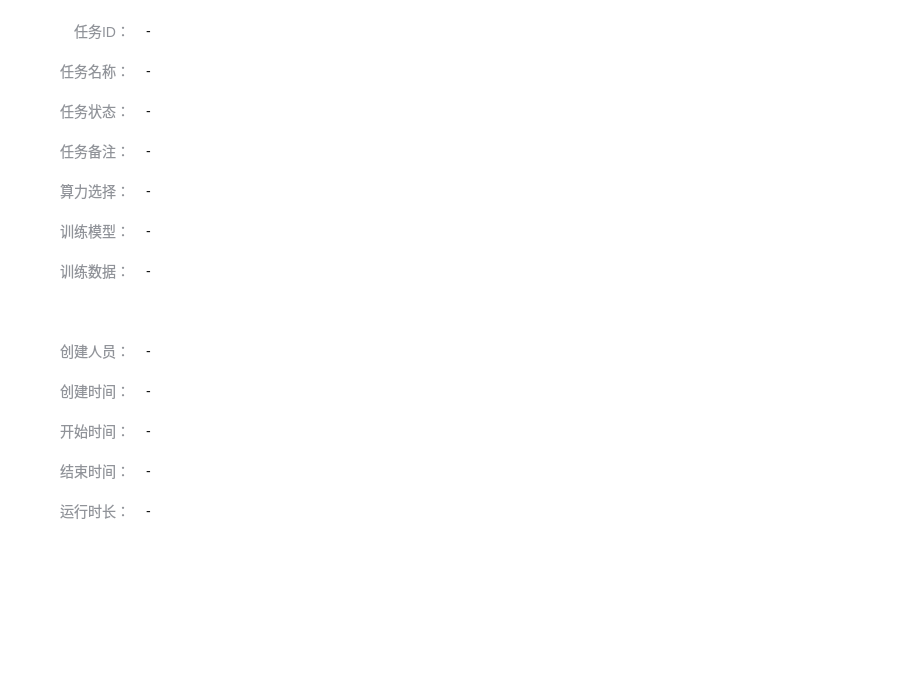
<?xml version="1.0" encoding="UTF-8"?>
<ui version="4.0">
 <class>FormModeTrainDetail</class>
 <widget class="QWidget" name="FormModeTrainDetail">
  <property name="geometry">
   <rect>
    <x>0</x>
    <y>0</y>
    <width>903</width>
    <height>677</height>
   </rect>
  </property>
  <property name="windowTitle">
   <string>Form</string>
  </property>
  <property name="styleSheet">
   <string notr="true">background-color: rgb(255, 255, 255);</string>
  </property>
  <layout class="QVBoxLayout" name="verticalLayout_2">
   <property name="leftMargin">
    <number>60</number>
   </property>
   <property name="rightMargin">
    <number>60</number>
   </property>
   <item>
    <widget class="QScrollArea" name="scrollArea">
     <property name="styleSheet">
      <string notr="true">.QScrollArea{
	border:none;
}
.QScrollBar:horizontal{
    background: #FFF;
	border-radius:6px;
    height: 12px;
}
.QScrollBar:vertical{
    background: #FFF;
	border-radius:6px;
    width: 12px;
	border-style:solid;
}

.QScrollBar::handle:vertical {
	background-color: #DFE3E5;
    min-height: 30px;
	border-radius:6px;
	width: 12px;
	border-style:solid;
}
.QScrollBar::handle:horizontal {
	background-color: #DFE3E5;
    min-width: 30px;
	border-radius:6px;
	height: 12px;
}

.QScrollBar::sub-line:horizontal,
.QScrollBar::add-line:horizontal,
.QScrollBar::sub-line:vertical,
.QScrollBar::add-line:vertical
{
    background: none;
	border:none;
    height:0px;
	width:0px;
}

.QScrollBar::left-arrow:horizontal,
.QScrollBar::right-arrow:horizontal,
.QScrollBar::up-arrow:vertical,
.QScrollBar::down-arrow:vertical{
    background: none;
    border: none;
    width: 0;
    height: 0;
}</string>
     </property>
     <property name="widgetResizable">
      <bool>true</bool>
     </property>
     <widget class="QWidget" name="scrollAreaWidgetContents">
      <property name="geometry">
       <rect>
        <x>0</x>
        <y>0</y>
        <width>783</width>
        <height>655</height>
       </rect>
      </property>
      <layout class="QVBoxLayout" name="verticalLayout">
       <property name="spacing">
        <number>0</number>
       </property>
       <property name="leftMargin">
        <number>0</number>
       </property>
       <property name="topMargin">
        <number>0</number>
       </property>
       <property name="rightMargin">
        <number>0</number>
       </property>
       <property name="bottomMargin">
        <number>0</number>
       </property>
       <item>
        <layout class="QFormLayout" name="formLayout">
         <property name="horizontalSpacing">
          <number>16</number>
         </property>
         <item row="0" column="0">
          <widget class="QLabel" name="label_8">
           <property name="sizePolicy">
            <sizepolicy hsizetype="Preferred" vsizetype="Fixed">
             <horstretch>0</horstretch>
             <verstretch>0</verstretch>
            </sizepolicy>
           </property>
           <property name="minimumSize">
            <size>
             <width>70</width>
             <height>40</height>
            </size>
           </property>
           <property name="maximumSize">
            <size>
             <width>16777215</width>
             <height>40</height>
            </size>
           </property>
           <property name="styleSheet">
            <string notr="true">font-weight: 400; 
font-size: 14px;
color: #909399 </string>
           </property>
           <property name="text">
            <string>任务ID：</string>
           </property>
           <property name="alignment">
            <set>Qt::AlignRight|Qt::AlignTrailing|Qt::AlignVCenter</set>
           </property>
          </widget>
         </item>
         <item row="0" column="1">
          <widget class="QLabel" name="labelTaskId">
           <property name="sizePolicy">
            <sizepolicy hsizetype="Expanding" vsizetype="Preferred">
             <horstretch>0</horstretch>
             <verstretch>0</verstretch>
            </sizepolicy>
           </property>
           <property name="minimumSize">
            <size>
             <width>0</width>
             <height>0</height>
            </size>
           </property>
           <property name="styleSheet">
            <string notr="true">.QLabel{
	opacity: 1;
	font-size: 14px;
	font-weight: normal;
	line-height: 24px;
	color: #131414;
	text-align: left;
}
.QLabel:!enabled{
	color: #ff7f7f;
}</string>
           </property>
           <property name="text">
            <string>-</string>
           </property>
          </widget>
         </item>
         <item row="1" column="0">
          <widget class="QLabel" name="label_9">
           <property name="sizePolicy">
            <sizepolicy hsizetype="Preferred" vsizetype="Fixed">
             <horstretch>0</horstretch>
             <verstretch>0</verstretch>
            </sizepolicy>
           </property>
           <property name="minimumSize">
            <size>
             <width>70</width>
             <height>40</height>
            </size>
           </property>
           <property name="maximumSize">
            <size>
             <width>16777215</width>
             <height>40</height>
            </size>
           </property>
           <property name="styleSheet">
            <string notr="true">font-weight: 400; 
font-size: 14px;
color: #909399 </string>
           </property>
           <property name="text">
            <string>任务名称：</string>
           </property>
           <property name="alignment">
            <set>Qt::AlignRight|Qt::AlignTrailing|Qt::AlignVCenter</set>
           </property>
          </widget>
         </item>
         <item row="1" column="1">
          <widget class="QLabel" name="labelTaskName">
           <property name="sizePolicy">
            <sizepolicy hsizetype="Expanding" vsizetype="Preferred">
             <horstretch>0</horstretch>
             <verstretch>0</verstretch>
            </sizepolicy>
           </property>
           <property name="minimumSize">
            <size>
             <width>0</width>
             <height>0</height>
            </size>
           </property>
           <property name="styleSheet">
            <string notr="true">.QLabel{
	opacity: 1;
	font-size: 14px;
	font-weight: normal;
	line-height: 24px;
	color: #131414;
	text-align: left;
}
.QLabel:!enabled{
	color: #ff7f7f;
}</string>
           </property>
           <property name="text">
            <string>-</string>
           </property>
          </widget>
         </item>
         <item row="2" column="0">
          <widget class="QLabel" name="label_3">
           <property name="sizePolicy">
            <sizepolicy hsizetype="Preferred" vsizetype="Fixed">
             <horstretch>0</horstretch>
             <verstretch>0</verstretch>
            </sizepolicy>
           </property>
           <property name="minimumSize">
            <size>
             <width>70</width>
             <height>40</height>
            </size>
           </property>
           <property name="maximumSize">
            <size>
             <width>16777215</width>
             <height>40</height>
            </size>
           </property>
           <property name="styleSheet">
            <string notr="true">font-weight: 400; 
font-size: 14px;
color: #909399 </string>
           </property>
           <property name="text">
            <string>任务状态：</string>
           </property>
           <property name="alignment">
            <set>Qt::AlignRight|Qt::AlignTrailing|Qt::AlignVCenter</set>
           </property>
          </widget>
         </item>
         <item row="2" column="1">
          <widget class="QLabel" name="labelTaskState">
           <property name="sizePolicy">
            <sizepolicy hsizetype="Expanding" vsizetype="Preferred">
             <horstretch>0</horstretch>
             <verstretch>0</verstretch>
            </sizepolicy>
           </property>
           <property name="minimumSize">
            <size>
             <width>0</width>
             <height>0</height>
            </size>
           </property>
           <property name="styleSheet">
            <string notr="true">.QLabel{
	opacity: 1;
	font-size: 14px;
	font-weight: normal;
	line-height: 24px;
	color: #131414;
	text-align: left;
}
.QLabel:!enabled{
	color: #ff7f7f;
}</string>
           </property>
           <property name="text">
            <string>-</string>
           </property>
          </widget>
         </item>
         <item row="3" column="0">
          <widget class="QLabel" name="label_4">
           <property name="sizePolicy">
            <sizepolicy hsizetype="Preferred" vsizetype="Fixed">
             <horstretch>0</horstretch>
             <verstretch>0</verstretch>
            </sizepolicy>
           </property>
           <property name="minimumSize">
            <size>
             <width>70</width>
             <height>40</height>
            </size>
           </property>
           <property name="maximumSize">
            <size>
             <width>16777215</width>
             <height>40</height>
            </size>
           </property>
           <property name="styleSheet">
            <string notr="true">font-weight: 400; 
font-size: 14px;
color: #909399 </string>
           </property>
           <property name="text">
            <string>任务备注：</string>
           </property>
           <property name="alignment">
            <set>Qt::AlignRight|Qt::AlignTrailing|Qt::AlignVCenter</set>
           </property>
          </widget>
         </item>
         <item row="3" column="1">
          <widget class="QLabel" name="labelTaskDesc">
           <property name="sizePolicy">
            <sizepolicy hsizetype="Expanding" vsizetype="Preferred">
             <horstretch>0</horstretch>
             <verstretch>0</verstretch>
            </sizepolicy>
           </property>
           <property name="minimumSize">
            <size>
             <width>0</width>
             <height>0</height>
            </size>
           </property>
           <property name="styleSheet">
            <string notr="true">.QLabel{
	opacity: 1;
	font-size: 14px;
	font-weight: normal;
	line-height: 24px;
	color: #131414;
	text-align: left;
}
.QLabel:!enabled{
	color: #ff7f7f;
}</string>
           </property>
           <property name="text">
            <string>-</string>
           </property>
          </widget>
         </item>
         <item row="4" column="0">
          <widget class="QLabel" name="label_5">
           <property name="sizePolicy">
            <sizepolicy hsizetype="Preferred" vsizetype="Fixed">
             <horstretch>0</horstretch>
             <verstretch>0</verstretch>
            </sizepolicy>
           </property>
           <property name="minimumSize">
            <size>
             <width>70</width>
             <height>40</height>
            </size>
           </property>
           <property name="maximumSize">
            <size>
             <width>16777215</width>
             <height>40</height>
            </size>
           </property>
           <property name="styleSheet">
            <string notr="true">font-weight: 400; 
font-size: 14px;
color: #909399 </string>
           </property>
           <property name="text">
            <string>算力选择：</string>
           </property>
           <property name="alignment">
            <set>Qt::AlignRight|Qt::AlignTrailing|Qt::AlignVCenter</set>
           </property>
          </widget>
         </item>
         <item row="4" column="1">
          <widget class="QLabel" name="labelCompute">
           <property name="sizePolicy">
            <sizepolicy hsizetype="Expanding" vsizetype="Preferred">
             <horstretch>0</horstretch>
             <verstretch>0</verstretch>
            </sizepolicy>
           </property>
           <property name="minimumSize">
            <size>
             <width>0</width>
             <height>0</height>
            </size>
           </property>
           <property name="styleSheet">
            <string notr="true">.QLabel{
	opacity: 1;
	font-size: 14px;
	font-weight: normal;
	line-height: 24px;
	color: #131414;
	text-align: left;
}
.QLabel:!enabled{
	color: #ff7f7f;
}</string>
           </property>
           <property name="text">
            <string>-</string>
           </property>
          </widget>
         </item>
         <item row="5" column="0">
          <widget class="QLabel" name="label_6">
           <property name="sizePolicy">
            <sizepolicy hsizetype="Preferred" vsizetype="Fixed">
             <horstretch>0</horstretch>
             <verstretch>0</verstretch>
            </sizepolicy>
           </property>
           <property name="minimumSize">
            <size>
             <width>70</width>
             <height>40</height>
            </size>
           </property>
           <property name="maximumSize">
            <size>
             <width>16777215</width>
             <height>40</height>
            </size>
           </property>
           <property name="styleSheet">
            <string notr="true">font-weight: 400; 
font-size: 14px;
color: #909399 </string>
           </property>
           <property name="text">
            <string>训练模型：</string>
           </property>
           <property name="alignment">
            <set>Qt::AlignRight|Qt::AlignTrailing|Qt::AlignVCenter</set>
           </property>
          </widget>
         </item>
         <item row="5" column="1">
          <widget class="QLabel" name="labelMode">
           <property name="sizePolicy">
            <sizepolicy hsizetype="Expanding" vsizetype="Preferred">
             <horstretch>0</horstretch>
             <verstretch>0</verstretch>
            </sizepolicy>
           </property>
           <property name="minimumSize">
            <size>
             <width>0</width>
             <height>0</height>
            </size>
           </property>
           <property name="styleSheet">
            <string notr="true">.QLabel{
	opacity: 1;
	font-size: 14px;
	font-weight: normal;
	line-height: 24px;
	color: #131414;
	text-align: left;
}
.QLabel:!enabled{
	color: #ff7f7f;
}</string>
           </property>
           <property name="text">
            <string>-</string>
           </property>
          </widget>
         </item>
         <item row="6" column="0">
          <widget class="QLabel" name="label_7">
           <property name="sizePolicy">
            <sizepolicy hsizetype="Preferred" vsizetype="Fixed">
             <horstretch>0</horstretch>
             <verstretch>0</verstretch>
            </sizepolicy>
           </property>
           <property name="minimumSize">
            <size>
             <width>70</width>
             <height>40</height>
            </size>
           </property>
           <property name="maximumSize">
            <size>
             <width>16777215</width>
             <height>40</height>
            </size>
           </property>
           <property name="styleSheet">
            <string notr="true">font-weight: 400; 
font-size: 14px;
color: #909399 </string>
           </property>
           <property name="text">
            <string>训练数据：</string>
           </property>
           <property name="alignment">
            <set>Qt::AlignRight|Qt::AlignTrailing|Qt::AlignVCenter</set>
           </property>
          </widget>
         </item>
         <item row="6" column="1">
          <widget class="QLabel" name="labelTrainData">
           <property name="sizePolicy">
            <sizepolicy hsizetype="Expanding" vsizetype="Preferred">
             <horstretch>0</horstretch>
             <verstretch>0</verstretch>
            </sizepolicy>
           </property>
           <property name="minimumSize">
            <size>
             <width>0</width>
             <height>0</height>
            </size>
           </property>
           <property name="styleSheet">
            <string notr="true">.QLabel{
	opacity: 1;
	font-size: 14px;
	font-weight: normal;
	line-height: 24px;
	color: #131414;
	text-align: left;
}
.QLabel:!enabled{
	color: #ff7f7f;
}</string>
           </property>
           <property name="text">
            <string>-</string>
           </property>
          </widget>
         </item>
         <item row="7" column="0">
          <widget class="QLabel" name="label_15">
           <property name="sizePolicy">
            <sizepolicy hsizetype="Preferred" vsizetype="Fixed">
             <horstretch>0</horstretch>
             <verstretch>0</verstretch>
            </sizepolicy>
           </property>
           <property name="minimumSize">
            <size>
             <width>70</width>
             <height>40</height>
            </size>
           </property>
           <property name="maximumSize">
            <size>
             <width>16777215</width>
             <height>40</height>
            </size>
           </property>
           <property name="styleSheet">
            <string notr="true">font-weight: 400; 
font-size: 14px;
color: #909399 </string>
           </property>
           <property name="text">
            <string/>
           </property>
           <property name="alignment">
            <set>Qt::AlignRight|Qt::AlignTrailing|Qt::AlignVCenter</set>
           </property>
          </widget>
         </item>
         <item row="7" column="1">
          <widget class="QLabel" name="label_16">
           <property name="sizePolicy">
            <sizepolicy hsizetype="Expanding" vsizetype="Preferred">
             <horstretch>0</horstretch>
             <verstretch>0</verstretch>
            </sizepolicy>
           </property>
           <property name="minimumSize">
            <size>
             <width>0</width>
             <height>0</height>
            </size>
           </property>
           <property name="styleSheet">
            <string notr="true">.QLabel{
	opacity: 1;
	font-size: 14px;
	font-weight: normal;
	line-height: 24px;
	color: #131414;
	text-align: left;
}
.QLabel:!enabled{
	color: #ff7f7f;
}</string>
           </property>
           <property name="text">
            <string/>
           </property>
          </widget>
         </item>
         <item row="8" column="0">
          <widget class="QLabel" name="label_11">
           <property name="sizePolicy">
            <sizepolicy hsizetype="Preferred" vsizetype="Fixed">
             <horstretch>0</horstretch>
             <verstretch>0</verstretch>
            </sizepolicy>
           </property>
           <property name="minimumSize">
            <size>
             <width>70</width>
             <height>40</height>
            </size>
           </property>
           <property name="maximumSize">
            <size>
             <width>16777215</width>
             <height>40</height>
            </size>
           </property>
           <property name="styleSheet">
            <string notr="true">font-weight: 400; 
font-size: 14px;
color: #909399 </string>
           </property>
           <property name="text">
            <string>创建人员：</string>
           </property>
           <property name="alignment">
            <set>Qt::AlignRight|Qt::AlignTrailing|Qt::AlignVCenter</set>
           </property>
          </widget>
         </item>
         <item row="8" column="1">
          <widget class="QLabel" name="labelCreator">
           <property name="sizePolicy">
            <sizepolicy hsizetype="Expanding" vsizetype="Preferred">
             <horstretch>0</horstretch>
             <verstretch>0</verstretch>
            </sizepolicy>
           </property>
           <property name="minimumSize">
            <size>
             <width>0</width>
             <height>0</height>
            </size>
           </property>
           <property name="styleSheet">
            <string notr="true">.QLabel{
	opacity: 1;
	font-size: 14px;
	font-weight: normal;
	line-height: 24px;
	color: #131414;
	text-align: left;
}
.QLabel:!enabled{
	color: #ff7f7f;
}</string>
           </property>
           <property name="text">
            <string>-</string>
           </property>
          </widget>
         </item>
         <item row="9" column="0">
          <widget class="QLabel" name="label_12">
           <property name="sizePolicy">
            <sizepolicy hsizetype="Preferred" vsizetype="Fixed">
             <horstretch>0</horstretch>
             <verstretch>0</verstretch>
            </sizepolicy>
           </property>
           <property name="minimumSize">
            <size>
             <width>70</width>
             <height>40</height>
            </size>
           </property>
           <property name="maximumSize">
            <size>
             <width>16777215</width>
             <height>40</height>
            </size>
           </property>
           <property name="styleSheet">
            <string notr="true">font-weight: 400; 
font-size: 14px;
color: #909399 </string>
           </property>
           <property name="text">
            <string>创建时间：</string>
           </property>
           <property name="alignment">
            <set>Qt::AlignRight|Qt::AlignTrailing|Qt::AlignVCenter</set>
           </property>
          </widget>
         </item>
         <item row="9" column="1">
          <widget class="QLabel" name="labelCreateTime">
           <property name="sizePolicy">
            <sizepolicy hsizetype="Expanding" vsizetype="Preferred">
             <horstretch>0</horstretch>
             <verstretch>0</verstretch>
            </sizepolicy>
           </property>
           <property name="minimumSize">
            <size>
             <width>0</width>
             <height>0</height>
            </size>
           </property>
           <property name="styleSheet">
            <string notr="true">.QLabel{
	opacity: 1;
	font-size: 14px;
	font-weight: normal;
	line-height: 24px;
	color: #131414;
	text-align: left;
}
.QLabel:!enabled{
	color: #ff7f7f;
}</string>
           </property>
           <property name="text">
            <string>-</string>
           </property>
          </widget>
         </item>
         <item row="10" column="0">
          <widget class="QLabel" name="label_14">
           <property name="sizePolicy">
            <sizepolicy hsizetype="Preferred" vsizetype="Fixed">
             <horstretch>0</horstretch>
             <verstretch>0</verstretch>
            </sizepolicy>
           </property>
           <property name="minimumSize">
            <size>
             <width>70</width>
             <height>40</height>
            </size>
           </property>
           <property name="maximumSize">
            <size>
             <width>16777215</width>
             <height>40</height>
            </size>
           </property>
           <property name="styleSheet">
            <string notr="true">font-weight: 400; 
font-size: 14px;
color: #909399 </string>
           </property>
           <property name="text">
            <string>开始时间：</string>
           </property>
           <property name="alignment">
            <set>Qt::AlignRight|Qt::AlignTrailing|Qt::AlignVCenter</set>
           </property>
          </widget>
         </item>
         <item row="10" column="1">
          <widget class="QLabel" name="labelStartTime">
           <property name="sizePolicy">
            <sizepolicy hsizetype="Expanding" vsizetype="Preferred">
             <horstretch>0</horstretch>
             <verstretch>0</verstretch>
            </sizepolicy>
           </property>
           <property name="minimumSize">
            <size>
             <width>0</width>
             <height>0</height>
            </size>
           </property>
           <property name="styleSheet">
            <string notr="true">.QLabel{
	opacity: 1;
	font-size: 14px;
	font-weight: normal;
	line-height: 24px;
	color: #131414;
	text-align: left;
}
.QLabel:!enabled{
	color: #ff7f7f;
}</string>
           </property>
           <property name="text">
            <string>-</string>
           </property>
          </widget>
         </item>
         <item row="11" column="0">
          <widget class="QLabel" name="label_10">
           <property name="sizePolicy">
            <sizepolicy hsizetype="Preferred" vsizetype="Fixed">
             <horstretch>0</horstretch>
             <verstretch>0</verstretch>
            </sizepolicy>
           </property>
           <property name="minimumSize">
            <size>
             <width>70</width>
             <height>40</height>
            </size>
           </property>
           <property name="maximumSize">
            <size>
             <width>16777215</width>
             <height>40</height>
            </size>
           </property>
           <property name="styleSheet">
            <string notr="true">font-weight: 400; 
font-size: 14px;
color: #909399 </string>
           </property>
           <property name="text">
            <string>结束时间：</string>
           </property>
           <property name="alignment">
            <set>Qt::AlignRight|Qt::AlignTrailing|Qt::AlignVCenter</set>
           </property>
          </widget>
         </item>
         <item row="11" column="1">
          <widget class="QLabel" name="labelEndTime">
           <property name="sizePolicy">
            <sizepolicy hsizetype="Expanding" vsizetype="Preferred">
             <horstretch>0</horstretch>
             <verstretch>0</verstretch>
            </sizepolicy>
           </property>
           <property name="minimumSize">
            <size>
             <width>0</width>
             <height>0</height>
            </size>
           </property>
           <property name="styleSheet">
            <string notr="true">.QLabel{
	opacity: 1;
	font-size: 14px;
	font-weight: normal;
	line-height: 24px;
	color: #131414;
	text-align: left;
}
.QLabel:!enabled{
	color: #ff7f7f;
}</string>
           </property>
           <property name="text">
            <string>-</string>
           </property>
          </widget>
         </item>
         <item row="12" column="0">
          <widget class="QLabel" name="label_13">
           <property name="sizePolicy">
            <sizepolicy hsizetype="Preferred" vsizetype="Fixed">
             <horstretch>0</horstretch>
             <verstretch>0</verstretch>
            </sizepolicy>
           </property>
           <property name="minimumSize">
            <size>
             <width>70</width>
             <height>40</height>
            </size>
           </property>
           <property name="maximumSize">
            <size>
             <width>16777215</width>
             <height>40</height>
            </size>
           </property>
           <property name="styleSheet">
            <string notr="true">font-weight: 400; 
font-size: 14px;
color: #909399 </string>
           </property>
           <property name="text">
            <string>运行时长：</string>
           </property>
           <property name="alignment">
            <set>Qt::AlignRight|Qt::AlignTrailing|Qt::AlignVCenter</set>
           </property>
          </widget>
         </item>
         <item row="12" column="1">
          <widget class="QLabel" name="labelRunTime">
           <property name="sizePolicy">
            <sizepolicy hsizetype="Expanding" vsizetype="Preferred">
             <horstretch>0</horstretch>
             <verstretch>0</verstretch>
            </sizepolicy>
           </property>
           <property name="minimumSize">
            <size>
             <width>0</width>
             <height>0</height>
            </size>
           </property>
           <property name="styleSheet">
            <string notr="true">.QLabel{
	opacity: 1;
	font-size: 14px;
	font-weight: normal;
	line-height: 24px;
	color: #131414;
	text-align: left;
}
.QLabel:!enabled{
	color: #ff7f7f;
}</string>
           </property>
           <property name="text">
            <string>-</string>
           </property>
          </widget>
         </item>
        </layout>
       </item>
       <item>
        <spacer name="verticalSpacer">
         <property name="orientation">
          <enum>Qt::Vertical</enum>
         </property>
         <property name="sizeHint" stdset="0">
          <size>
           <width>20</width>
           <height>46</height>
          </size>
         </property>
        </spacer>
       </item>
      </layout>
     </widget>
    </widget>
   </item>
  </layout>
 </widget>
 <resources/>
 <connections/>
</ui>
